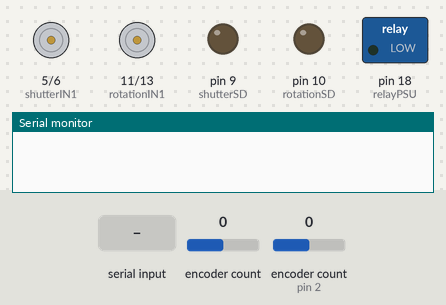
Recording of a sketch running on a simulated Arduino Mega 2560, built with avr-gcc and run on an emulated ATmega2560. Shown: motor-driver pin pairs drawn as motors (green arrow = first pin HIGH = forward, orange = second pin HIGH = backward, longer = more drive), switched loads named in the sketch (green lamp = pin HIGH), output pins drawn as LEDs (lit = HIGH), the last lines printed to the serial monitor. The test bench sets the inputs (shaded band); at power-on: encoder count 0, encoder count (sensor on pin 2) 0.

Above: at 1.2 s.
1.3 s: "O" received over Serial
At 3.4 s:
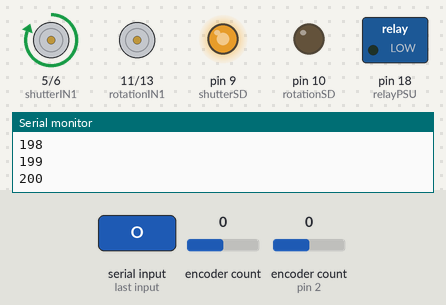
3.7 s: "C" received over Serial
At 4.5 s:
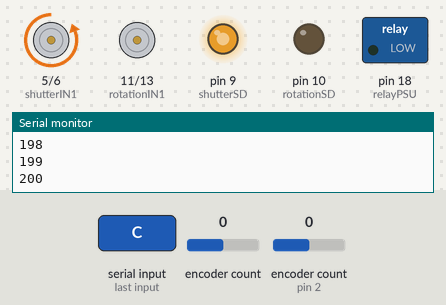
5.2 s: "S" received over Serial
At 7.2 s:
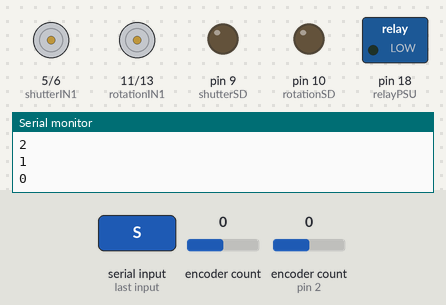
7.5 s: "L" received over Serial
At 9.3 s:
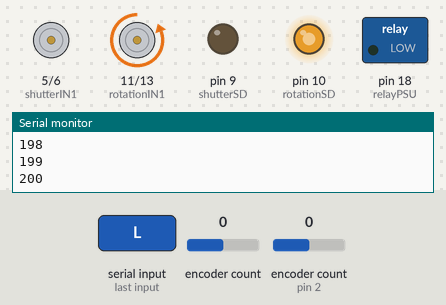
9.9 s: "R" received over Serial
At 10.4 s:
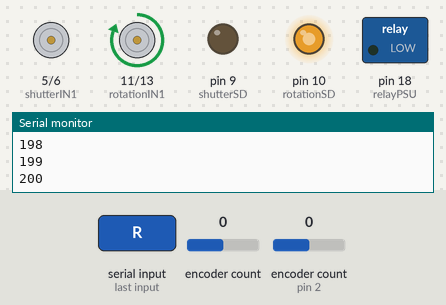
11.4 s: "O" received over Serial
At 13.5 s:
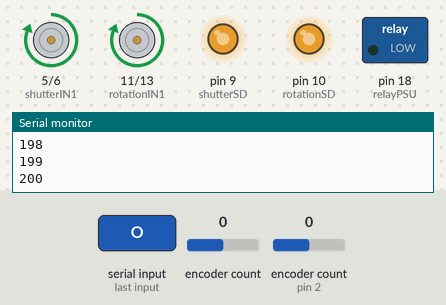
Timing chart, 0 to 14.8 s (numbered marks = the images above; inputs shaded):
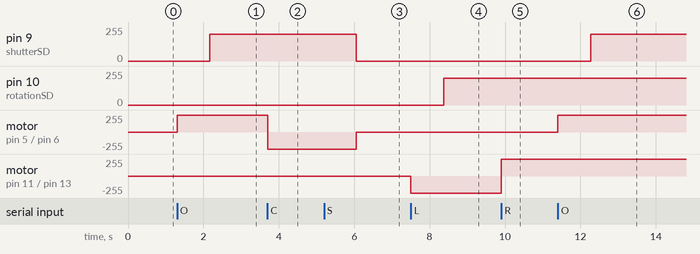

The sketch:

SolarDome.ino
```cpp
#define ENCODER_OPTIMIZE_INTERRUPTS
#include <Encoder.h>


int incomingByte = 0;   // for incoming serial data


/*
 * Pins available
 *
 * 0, 1, 2, 3, 7  interrupts
 * 4, 8, 12
 * (3), 5, 6, 9, 10, 11, 13 PWM
 *
 * A0-A5 (digital 18-23)
 *
 * 14, 15, 16 on ICSP
 *
 * 3x Gnd, 3.3v, 5v
 */

#define shutterIN1 5
#define shutterIN2 6
#define shutterSD 9

#define shutterEncA 0
#define shutterEncB 1
#define shutterEncI 4

#define rotationIN1 11
#define rotationIN2 13
#define rotationSD 10

#define rotationEncA 2
#define rotationEncB 3
#define rotationEncI 7

#define shutterOpened 8
#define shutterClosed 12

#define rotationHome 23

#define buttonOpen 22
#define buttonClose 21
#define buttonLeft 20
#define buttonRight 19

#define relayPSU 18

int shutterSpeed = 0;
int rotationSpeed = 0;
int i;

int maxShutterSpeed=200;
int maxRotationSpeed=200;

int rotationAccel = 4;
int shutterAccel = 4;

long rotationPos = 0;
long shutterPos = 0;

   Encoder rotationEnc(rotationEncA, rotationEncB);
   Encoder shutterEnc(shutterEncA, shutterEncB);

void setup() {
  // put your setup code here, to run once:


//----- PWM frequency for D9 & D10 -----
//Timer1 divisor = 2, 16, 128, 512, 2048
//TCCR1B = TCCR1B & B11111000 | B00000001;    // 31KHz
//TCCR1B = TCCR1B & B11111000 | B00000010;    // 3921.16 Hz
TCCR1B = TCCR1B & B11111000 | B00000011;    // 490Hz (default)
//TCCR1B = TCCR1B & B11111000 | B00000100;    // 122.5Hz
//TCCR1B = TCCR1B & B11111000 | B00000101;    // 30.6Hz


   Serial.begin(9600);

   pinMode(shutterIN1, OUTPUT);
   pinMode(shutterIN2, OUTPUT);
   pinMode(shutterSD, OUTPUT);

   pinMode(shutterEncA, INPUT);
   pinMode(shutterEncB, INPUT);
   pinMode(shutterEncI, INPUT);

   pinMode(rotationIN1, OUTPUT);
   pinMode(rotationIN2, OUTPUT);
   pinMode(rotationSD, OUTPUT);

   pinMode(rotationEncA, INPUT);
   pinMode(rotationEncB, INPUT);
   pinMode(rotationEncI, INPUT);

   pinMode(shutterOpen, INPUT_PULLUP);
   pinMode(shutterClosed, INPUT_PULLUP);

   pinMode(rotationHome, INPUT_PULLUP);

   pinMode(buttonOpen, INPUT_PULLUP);
   pinMode(buttonClose, INPUT_PULLUP);
   pinMode(buttonLeft, INPUT_PULLUP);
   pinMode(buttonRight, INPUT_PULLUP);

   pinMode(relayPSU, OUTPUT);

   analogWrite(rotationSD, 0);
   analogWrite(shutterSD, 0);

   digitalWrite(shutterIN1, LOW);
   digitalWrite(shutterIN2, LOW);

   digitalWrite(rotationIN1, LOW);
   digitalWrite(rotationIN2, LOW);


}


void shutterStop(){
  while(shutterSpeed>0){
      shutterSpeed--;
      analogWrite(shutterSD, shutterSpeed);
      Serial.println(shutterSpeed);
      delay(1);
  }

  digitalWrite(shutterIN1, 0);
  digitalWrite(shutterIN2, 0);

}

void shutterOpen(){

  digitalWrite(shutterIN1, 1);
  digitalWrite(shutterIN2, 0);

  while(shutterSpeed<maxShutterSpeed){
      shutterSpeed++;
      analogWrite(shutterSD, shutterSpeed);
      Serial.println(shutterSpeed);
      delay(shutterAccel);
  }

}


void shutterClose(){

  digitalWrite(shutterIN1, 0);
  digitalWrite(shutterIN2, 1);

  while(shutterSpeed<maxShutterSpeed){
      shutterSpeed++;
      analogWrite(shutterSD, shutterSpeed);
      Serial.println(shutterSpeed);
      delay(shutterAccel);
  }

}

void rotationStop(){
    while(rotationSpeed>0){
      rotationSpeed--;
      analogWrite(rotationSD, rotationSpeed);
      Serial.println(rotationSpeed);
      delay(1);
  }

  digitalWrite(rotationIN1, 0);
  digitalWrite(rotationIN2, 0);


}


void rotationLeft(){
  digitalWrite(rotationIN1, 0);
  digitalWrite(rotationIN2, 1);

  while(rotationSpeed<maxRotationSpeed){
      rotationSpeed++;
      analogWrite(rotationSD, rotationSpeed);
      Serial.println(rotationSpeed);
      delay(rotationAccel);
  }

}

void rotationRight(){
  digitalWrite(rotationIN1, 1);
  digitalWrite(rotationIN2, 0);

  while(rotationSpeed<maxRotationSpeed){
      rotationSpeed++;
      analogWrite(rotationSD, rotationSpeed);
      Serial.println(rotationSpeed);
      delay(rotationAccel);
  }

}

void loop() {
  // put your main code here, to run repeatedly:

 rotationPos = rotationEnc.read();
  shutterPos = shutterEnc.read();


     if (Serial.available() > 0) {
        // read the incoming byte:
        incomingByte = Serial.read();


        if(incomingByte=='O'){
           shutterOpen();

        }else if(incomingByte=='C'){
            shutterClose();

        }else if(incomingByte=='S'){
            shutterStop();
           rotationStop();

        }else if(incomingByte=='L'){
            rotationLeft();

        }else if(incomingByte=='R'){
             rotationRight();
        }else if(incomingByte=='G'){
             Serial.println(rotationPos);
             Serial.println(shutterPos);

        }
     }
}
```

Measured:
- after the input at 1.3 s, pin 9 (shutterSD): 0/255 → 200/255 after 0.87 s; motor on pin 5 (shutterIN1) / pin 6 (shutterIN2): stopped → forward 255/255 at once
- after the input at 3.7 s, motor on pin 5 (shutterIN1) / pin 6 (shutterIN2): forward 255/255 → backward 255/255 at once
- after the input at 5.2 s, pin 9 (shutterSD): 200/255 → 0/255 after 0.86 s; motor on pin 5 (shutterIN1) / pin 6 (shutterIN2): backward 255/255 → stopped after 0.86 s
- after the input at 7.5 s, pin 10 (rotationSD): 0/255 → 200/255 after 0.87 s; motor on pin 11 (rotationIN1) / pin 13 (rotationIN2): stopped → backward 255/255 at once
- after the input at 9.9 s, motor on pin 11 (rotationIN1) / pin 13 (rotationIN2): backward 255/255 → forward 255/255 at once
- after the input at 11.4 s, pin 9 (shutterSD): 0/255 → 200/255 after 0.87 s; motor on pin 5 (shutterIN1) / pin 6 (shutterIN2): stopped → forward 255/255 at once
